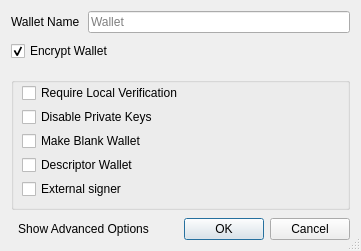
<?xml version="1.0" encoding="UTF-8"?>
<ui version="4.0">
 <class>CreateWalletDialog</class>
 <widget class="QDialog" name="CreateWalletDialog">
  <property name="geometry">
   <rect>
    <x>0</x>
    <y>0</y>
    <width>407</width>
    <height>0</height>
   </rect>
  </property>
  <property name="windowTitle">
   <string>Create Wallet</string>
  </property>
  <property name="sizeGripEnabled">
   <bool>true</bool>
  </property>
  <layout class="QVBoxLayout" name="verticalLayout">
   <property name="spacing">
    <number>8</number>
   </property>
   <item>
    <layout class="QHBoxLayout" name="horizontalLayout">
     <item>
      <widget class="QLabel" name="wallet_name_label">
       <property name="text">
        <string>Wallet Name</string>
       </property>
      </widget>
     </item>
     <item>
      <widget class="QLineEdit" name="wallet_name_line_edit">
       <property name="minimumSize">
        <size>
         <width>262</width>
         <height>0</height>
        </size>
       </property>
       <property name="placeholderText">
        <string>Wallet</string>
       </property>
      </widget>
     </item>
    </layout>
   </item>
   <item>
    <widget class="QCheckBox" name="encrypt_wallet_checkbox">
     <property name="toolTip">
      <string>Encrypt the wallet. The wallet will be encrypted with a passphrase of your choice.</string>
     </property>
     <property name="text">
      <string>Encrypt Wallet</string>
     </property>
     <property name="checked">
      <bool>true</bool>
     </property>
    </widget>
   </item>
   <item>
    <spacer name="verticalSpacer_1">
     <property name="orientation">
      <enum>Qt::Vertical</enum>
     </property>
     <property name="sizeType">
      <enum>QSizePolicy::Fixed</enum>
     </property>
     <property name="sizeHint" stdset="0">
      <size>
       <width>20</width>
       <height>8</height>
      </size>
     </property>
    </spacer>
   </item>
  <item>
    <widget class="QGroupBox" name="groupBox">
     <property name="title">
      <string/>
     </property>
     <property name="visible">
      <bool>false</bool>
     </property>
     <layout class="QVBoxLayout" name="verticalLayout_groupbox">
      <property name="topMargin">
       <number>0</number>
      </property>
      <property name="leftMargin">
       <number>8</number>
      </property>
      <property name="rightMargin">
       <number>8</number>
      </property>
      <property name="bottomMargin">
       <number>8</number>
      </property>
      <property name="spacing">
       <number>4</number>
      </property>
      <item>
       <widget class="QCheckBox" name="require_local_verification_checkbox">
        <property name="toolTip">
         <string>Require the built-in local verification flow before allowing this wallet to generate addresses.</string>
        </property>
        <property name="text">
         <string>Require Local Verification</string>
        </property>
       </widget>
      </item>
      <item>
       <widget class="QCheckBox" name="disable_privkeys_checkbox">
        <property name="enabled">
         <bool>true</bool>
        </property>
        <property name="toolTip">
         <string>Disable private keys for this wallet. Wallets with private keys disabled will have no private keys and cannot have an HD seed or imported private keys. This is ideal for watch-only wallets.</string>
        </property>
        <property name="text">
         <string>Disable Private Keys</string>
        </property>
       </widget>
      </item>
      <item>
       <widget class="QCheckBox" name="blank_wallet_checkbox">
        <property name="toolTip">
         <string>Make a blank wallet. Blank wallets do not initially have private keys or scripts. Private keys and addresses can be imported, or an HD seed can be set, at a later time.</string>
        </property>
        <property name="text">
         <string>Make Blank Wallet</string>
        </property>
       </widget>
      </item>
      <item>
       <widget class="QCheckBox" name="descriptor_checkbox">
        <property name="toolTip">
         <string>Use descriptors for scriptPubKey management.</string>
        </property>
        <property name="text">
         <string>Descriptor Wallet</string>
        </property>
       </widget>
      </item>
      <item>
       <widget class="QCheckBox" name="external_signer_checkbox">
        <property name="toolTip">
         <string>Use an external signing device such as a hardware wallet. Configure the external signer script in wallet preferences first.</string>
        </property>
        <property name="text">
         <string>External signer</string>
        </property>
       </widget>
      </item>
     </layout>
    </widget>
   </item>
   <item>
    <spacer name="verticalSpacer_2">
     <property name="orientation">
      <enum>Qt::Vertical</enum>
     </property>
     <property name="sizeHint" stdset="0">
      <size>
       <width>20</width>
       <height>0</height>
      </size>
     </property>
    </spacer>
   </item>
   <item>
    <layout class="QHBoxLayout" name="horizontalLayout2">
     <item>
      <widget class="QToolButton" name="advanced_toggle_button">
       <property name="text">
        <string>Show Advanced Options</string>
       </property>
       <property name="toolButtonStyle">
        <enum>Qt::ToolButtonTextOnly</enum>
       </property>
       <property name="autoRaise">
        <bool>true</bool>
       </property>
       <property name="checkable">
        <bool>true</bool>
       </property>
       <property name="checked">
        <bool>false</bool>
       </property>
      </widget>
     </item>
     <item>
      <widget class="QDialogButtonBox" name="buttonBox">
       <property name="orientation">
        <enum>Qt::Horizontal</enum>
       </property>
       <property name="standardButtons">
        <set>QDialogButtonBox::Cancel|QDialogButtonBox::Ok</set>
       </property>
      </widget>
     </item>
    </layout>
   </item>
  </layout>
 </widget>
 <tabstops>
  <tabstop>wallet_name_line_edit</tabstop>
  <tabstop>encrypt_wallet_checkbox</tabstop>
  <tabstop>require_local_verification_checkbox</tabstop>
  <tabstop>disable_privkeys_checkbox</tabstop>
  <tabstop>blank_wallet_checkbox</tabstop>
  <tabstop>external_signer_checkbox</tabstop>
 </tabstops>
 <resources/>
 <connections>
  <connection>
   <sender>buttonBox</sender>
   <signal>accepted()</signal>
   <receiver>CreateWalletDialog</receiver>
   <slot>accept()</slot>
   <hints>
    <hint type="sourcelabel">
     <x>248</x>
     <y>254</y>
    </hint>
    <hint type="destinationlabel">
     <x>157</x>
     <y>274</y>
    </hint>
   </hints>
  </connection>
  <connection>
   <sender>buttonBox</sender>
   <signal>rejected()</signal>
   <receiver>CreateWalletDialog</receiver>
   <slot>reject()</slot>
   <hints>
    <hint type="sourcelabel">
     <x>316</x>
     <y>260</y>
    </hint>
    <hint type="destinationlabel">
     <x>286</x>
     <y>274</y>
    </hint>
   </hints>
  </connection>
 </connections>
</ui>
